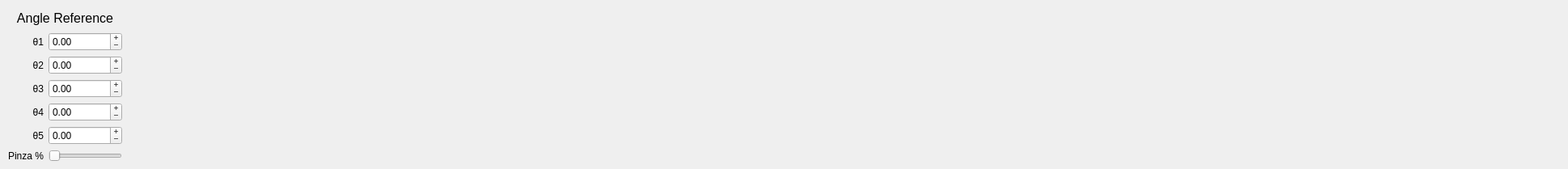
    <widget class="QWidget" name="Direct_Angular">
     <attribute name="title">
      <string>Dir deg</string>
     </attribute>
     <widget class="QLabel" name="image_2">
      <property name="geometry">
       <rect>
        <x>1789</x>
        <y>59</y>
        <width>141</width>
        <height>141</height>
       </rect>
      </property>
      <property name="styleSheet">
       <string notr="true">image: url(:/image/Logo-Uni-Tor-Vergata.png_256x256.png);</string>
      </property>
      <property name="text">
       <string/>
      </property>
     </widget>
     <widget class="QWidget" name="layoutWidget_13">
      <property name="geometry">
       <rect>
        <x>10</x>
        <y>10</y>
        <width>141</width>
        <height>190</height>
       </rect>
      </property>
      <layout class="QVBoxLayout" name="DegRef">
       <property name="spacing">
        <number>6</number>
       </property>
       <item>
        <widget class="QLabel" name="valMinScr_4">
         <property name="font">
          <font>
           <pointsize>12</pointsize>
           <strikeout>false</strikeout>
           <kerning>true</kerning>
          </font>
         </property>
         <property name="text">
          <string>Angle Reference</string>
         </property>
         <property name="alignment">
          <set>Qt::AlignCenter</set>
         </property>
        </widget>
       </item>
       <item>
        <layout class="QFormLayout" name="formLayout_5">
         <property name="fieldGrowthPolicy">
          <enum>QFormLayout::AllNonFixedFieldsGrow</enum>
         </property>
         <property name="labelAlignment">
          <set>Qt::AlignRight|Qt::AlignTrailing|Qt::AlignVCenter</set>
         </property>
         <property name="formAlignment">
          <set>Qt::AlignLeading|Qt::AlignLeft|Qt::AlignTop</set>
         </property>
         <item row="0" column="0">
          <widget class="QLabel" name="en1Label_4">
           <property name="sizePolicy">
            <sizepolicy hsizetype="Preferred" vsizetype="Preferred">
             <horstretch>0</horstretch>
             <verstretch>0</verstretch>
            </sizepolicy>
           </property>
           <property name="layoutDirection">
            <enum>Qt::LeftToRight</enum>
           </property>
           <property name="text">
            <string>θ1</string>
           </property>
           <property name="alignment">
            <set>Qt::AlignRight|Qt::AlignTrailing|Qt::AlignVCenter</set>
           </property>
           <property name="buddy">
            <cstring>en1Home</cstring>
           </property>
          </widget>
         </item>
         <item row="1" column="0">
          <widget class="QLabel" name="en2Label_4">
           <property name="sizePolicy">
            <sizepolicy hsizetype="Preferred" vsizetype="Preferred">
             <horstretch>0</horstretch>
             <verstretch>0</verstretch>
            </sizepolicy>
           </property>
           <property name="layoutDirection">
            <enum>Qt::LeftToRight</enum>
           </property>
           <property name="text">
            <string>θ2</string>
           </property>
           <property name="alignment">
            <set>Qt::AlignRight|Qt::AlignTrailing|Qt::AlignVCenter</set>
           </property>
           <property name="buddy">
            <cstring>en2Home</cstring>
           </property>
          </widget>
         </item>
         <item row="2" column="0">
          <widget class="QLabel" name="en3Label_4">
           <property name="enabled">
            <bool>true</bool>
           </property>
           <property name="sizePolicy">
            <sizepolicy hsizetype="Preferred" vsizetype="Preferred">
             <horstretch>0</horstretch>
             <verstretch>0</verstretch>
            </sizepolicy>
           </property>
           <property name="layoutDirection">
            <enum>Qt::LeftToRight</enum>
           </property>
           <property name="text">
            <string>θ3</string>
           </property>
           <property name="alignment">
            <set>Qt::AlignRight|Qt::AlignTrailing|Qt::AlignVCenter</set>
           </property>
           <property name="buddy">
            <cstring>en3Home</cstring>
           </property>
          </widget>
         </item>
         <item row="3" column="0">
          <widget class="QLabel" name="en4Label_4">
           <property name="sizePolicy">
            <sizepolicy hsizetype="Preferred" vsizetype="Preferred">
             <horstretch>0</horstretch>
             <verstretch>0</verstretch>
            </sizepolicy>
           </property>
           <property name="layoutDirection">
            <enum>Qt::LeftToRight</enum>
           </property>
           <property name="text">
            <string>θ4</string>
           </property>
           <property name="alignment">
            <set>Qt::AlignRight|Qt::AlignTrailing|Qt::AlignVCenter</set>
           </property>
           <property name="buddy">
            <cstring>en4Home</cstring>
           </property>
          </widget>
         </item>
         <item row="4" column="0">
          <widget class="QLabel" name="en5Label_4">
           <property name="sizePolicy">
            <sizepolicy hsizetype="Preferred" vsizetype="Preferred">
             <horstretch>0</horstretch>
             <verstretch>0</verstretch>
            </sizepolicy>
           </property>
           <property name="layoutDirection">
            <enum>Qt::LeftToRight</enum>
           </property>
           <property name="text">
            <string>θ5</string>
           </property>
           <property name="alignment">
            <set>Qt::AlignRight|Qt::AlignTrailing|Qt::AlignVCenter</set>
           </property>
           <property name="buddy">
            <cstring>en5Home</cstring>
           </property>
          </widget>
         </item>
         <item row="5" column="0">
          <widget class="QLabel" name="en6Label_4">
           <property name="sizePolicy">
            <sizepolicy hsizetype="Preferred" vsizetype="Preferred">
             <horstretch>0</horstretch>
             <verstretch>0</verstretch>
            </sizepolicy>
           </property>
           <property name="layoutDirection">
            <enum>Qt::LeftToRight</enum>
           </property>
           <property name="text">
            <string>Pinza %</string>
           </property>
           <property name="alignment">
            <set>Qt::AlignRight|Qt::AlignTrailing|Qt::AlignVCenter</set>
           </property>
           <property name="buddy">
            <cstring>en6Home</cstring>
           </property>
          </widget>
         </item>
         <item row="5" column="1">
          <widget class="QSlider" name="AngleDir_6">
           <property name="maximum">
            <number>100</number>
           </property>
           <property name="orientation">
            <enum>Qt::Horizontal</enum>
           </property>
          </widget>
         </item>
         <item row="0" column="1">
          <widget class="QDoubleSpinBox" name="theta1">
           <property name="buttonSymbols">
            <enum>QAbstractSpinBox::PlusMinus</enum>
           </property>
           <property name="minimum">
            <double>-999.000000000000000</double>
           </property>
           <property name="maximum">
            <double>999.000000000000000</double>
           </property>
          </widget>
         </item>
         <item row="1" column="1">
          <widget class="QDoubleSpinBox" name="theta2">
           <property name="buttonSymbols">
            <enum>QAbstractSpinBox::PlusMinus</enum>
           </property>
           <property name="minimum">
            <double>-999.000000000000000</double>
           </property>
           <property name="maximum">
            <double>999.000000000000000</double>
           </property>
          </widget>
         </item>
         <item row="2" column="1">
          <widget class="QDoubleSpinBox" name="theta3">
           <property name="buttonSymbols">
            <enum>QAbstractSpinBox::PlusMinus</enum>
           </property>
           <property name="minimum">
            <double>-999.000000000000000</double>
           </property>
           <property name="maximum">
            <double>999.000000000000000</double>
           </property>
          </widget>
         </item>
         <item row="3" column="1">
          <widget class="QDoubleSpinBox" name="theta4">
           <property name="buttonSymbols">
            <enum>QAbstractSpinBox::PlusMinus</enum>
           </property>
           <property name="minimum">
            <double>-999.000000000000000</double>
           </property>
           <property name="maximum">
            <double>999.000000000000000</double>
           </property>
          </widget>
         </item>
         <item row="4" column="1">
          <widget class="QDoubleSpinBox" name="theta5">
           <property name="buttonSymbols">
            <enum>QAbstractSpinBox::PlusMinus</enum>
           </property>
           <property name="minimum">
            <double>-999.000000000000000</double>
           </property>
           <property name="maximum">
            <double>999.000000000000000</double>
           </property>
          </widget>
         </item>
        </layout>
       </item>
      </layout>
     </widget>
    </widget>
